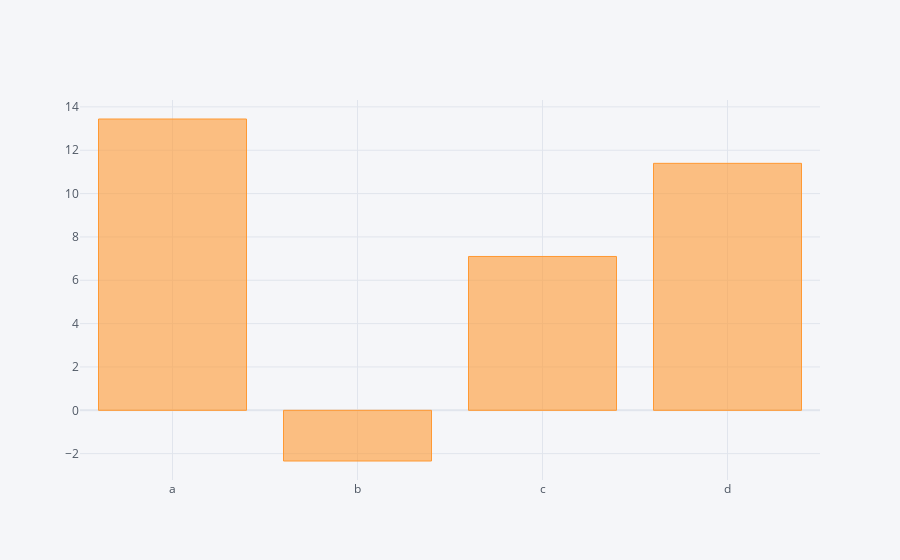

Notebook cell for this chart:
### Code cell
dataframe.sum().iplot(kind='bar')  #la suma de las columnas

### Figure 1 — Plotly figure (JSON) as saved in the notebook; plotly's stock layout.template omitted (floating-point values rounded to 4 significant figures)
{"data": [{"marker": {"color": "rgba(255, 153, 51, 0.6)", "line": {"color": "rgba(255, 153, 51, 1.0)", "width": 1}}, "name": "None", "orientation": "v", "text": "", "type": "bar", "x": ["a", "b", "c", "d"], "y": [13.44, -2.338, 7.098, 11.4]}], "layout": {"autosize": true, "legend": {"bgcolor": "#F5F6F9", "font": {"color": "#4D5663"}}, "paper_bgcolor": "#F5F6F9", "plot_bgcolor": "#F5F6F9", "title": {"font": {"color": "#4D5663"}}, "xaxis": {"autorange": true, "gridcolor": "#E1E5ED", "range": [-0.5, 3.5], "showgrid": true, "tickfont": {"color": "#4D5663"}, "title": {"font": {"color": "#4D5663"}, "text": ""}, "type": "category", "zerolinecolor": "#E1E5ED"}, "yaxis": {"autorange": true, "gridcolor": "#E1E5ED", "range": [-3.215, 14.32], "showgrid": true, "tickfont": {"color": "#4D5663"}, "title": {"font": {"color": "#4D5663"}, "text": ""}, "type": "linear", "zerolinecolor": "#E1E5ED"}}}
